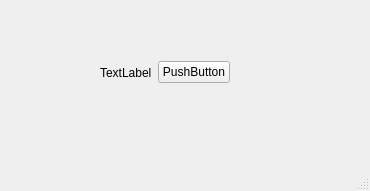
<?xml version="1.0" encoding="UTF-8"?>
<ui version="4.0">
 <class>MainWindow</class>
 <widget class="QMainWindow" name="MainWindow">
  <property name="geometry">
   <rect>
    <x>0</x>
    <y>0</y>
    <width>370</width>
    <height>191</height>
   </rect>
  </property>
  <property name="windowTitle">
   <string>MainWindow</string>
  </property>
  <widget class="QWidget" name="centralwidget">
   <widget class="QWidget" name="">
    <property name="geometry">
     <rect>
      <x>100</x>
      <y>60</y>
      <width>130</width>
      <height>25</height>
     </rect>
    </property>
    <layout class="QHBoxLayout" name="horizontalLayout">
     <item>
      <widget class="QLabel" name="label">
       <property name="text">
        <string>TextLabel</string>
       </property>
      </widget>
     </item>
     <item>
      <widget class="QPushButton" name="pushButton">
       <property name="text">
        <string>PushButton</string>
       </property>
      </widget>
     </item>
    </layout>
   </widget>
  </widget>
  <widget class="QMenuBar" name="menubar">
   <property name="geometry">
    <rect>
     <x>0</x>
     <y>0</y>
     <width>370</width>
     <height>21</height>
    </rect>
   </property>
  </widget>
  <widget class="QStatusBar" name="statusbar"/>
 </widget>
 <resources/>
 <connections/>
</ui>
